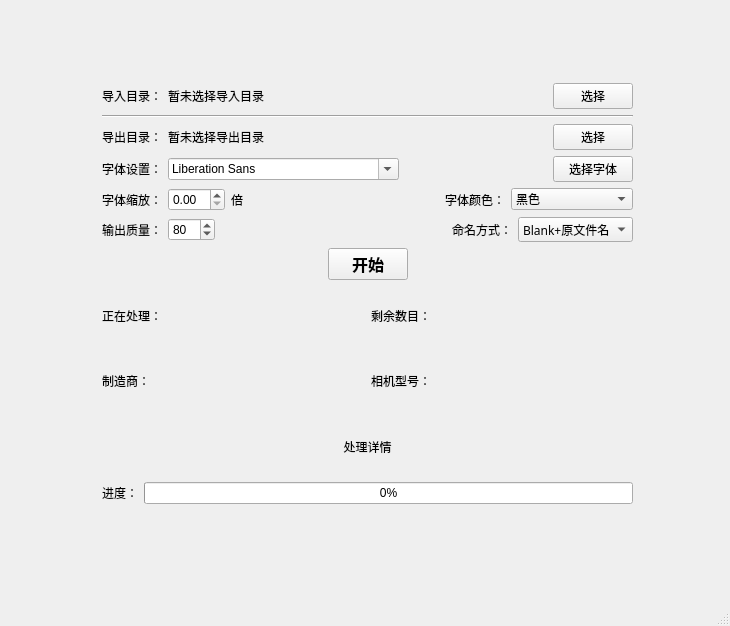
<?xml version="1.0" encoding="UTF-8"?>
<ui version="4.0">
 <class>mainWindow</class>
 <widget class="QMainWindow" name="mainWindow">
  <property name="geometry">
   <rect>
    <x>0</x>
    <y>0</y>
    <width>730</width>
    <height>626</height>
   </rect>
  </property>
  <property name="windowTitle">
   <string>Picframe</string>
  </property>
  <widget class="QWidget" name="centralwidget">
   <widget class="QWidget" name="">
    <property name="geometry">
     <rect>
      <x>102</x>
      <y>83</y>
      <width>531</width>
      <height>421</height>
     </rect>
    </property>
    <layout class="QVBoxLayout" name="verticalLayout">
     <item>
      <layout class="QHBoxLayout" name="horizontalLayout">
       <item>
        <widget class="QLabel" name="label">
         <property name="font">
          <font>
           <family>MiSans</family>
          </font>
         </property>
         <property name="text">
          <string>导入目录：</string>
         </property>
        </widget>
       </item>
       <item>
        <widget class="QLabel" name="Input_path">
         <property name="font">
          <font>
           <family>MiSans</family>
          </font>
         </property>
         <property name="text">
          <string>暂未选择导入目录</string>
         </property>
        </widget>
       </item>
       <item>
        <spacer name="horizontalSpacer">
         <property name="orientation">
          <enum>Qt::Horizontal</enum>
         </property>
         <property name="sizeHint" stdset="0">
          <size>
           <width>40</width>
           <height>20</height>
          </size>
         </property>
        </spacer>
       </item>
       <item>
        <widget class="QPushButton" name="Input_Button">
         <property name="font">
          <font>
           <family>MiSans</family>
          </font>
         </property>
         <property name="text">
          <string>选择</string>
         </property>
        </widget>
       </item>
      </layout>
     </item>
     <item>
      <widget class="Line" name="line">
       <property name="orientation">
        <enum>Qt::Horizontal</enum>
       </property>
      </widget>
     </item>
     <item>
      <layout class="QHBoxLayout" name="horizontalLayout_2">
       <item>
        <widget class="QLabel" name="label_2">
         <property name="font">
          <font>
           <family>MiSans</family>
          </font>
         </property>
         <property name="text">
          <string>导出目录：</string>
         </property>
        </widget>
       </item>
       <item>
        <widget class="QLabel" name="Output_path">
         <property name="text">
          <string>暂未选择导出目录</string>
         </property>
        </widget>
       </item>
       <item>
        <spacer name="horizontalSpacer_2">
         <property name="orientation">
          <enum>Qt::Horizontal</enum>
         </property>
         <property name="sizeHint" stdset="0">
          <size>
           <width>40</width>
           <height>20</height>
          </size>
         </property>
        </spacer>
       </item>
       <item>
        <widget class="QPushButton" name="Output_Button">
         <property name="font">
          <font>
           <family>MiSans</family>
          </font>
         </property>
         <property name="text">
          <string>选择</string>
         </property>
        </widget>
       </item>
      </layout>
     </item>
     <item>
      <layout class="QHBoxLayout" name="horizontalLayout_8">
       <item>
        <widget class="QLabel" name="label_4">
         <property name="text">
          <string>字体设置：</string>
         </property>
        </widget>
       </item>
       <item>
        <widget class="QFontComboBox" name="fontComboBox"/>
       </item>
       <item>
        <spacer name="horizontalSpacer_3">
         <property name="orientation">
          <enum>Qt::Horizontal</enum>
         </property>
         <property name="sizeHint" stdset="0">
          <size>
           <width>40</width>
           <height>20</height>
          </size>
         </property>
        </spacer>
       </item>
       <item>
        <widget class="QPushButton" name="pushButton">
         <property name="text">
          <string>选择字体</string>
         </property>
        </widget>
       </item>
      </layout>
     </item>
     <item>
      <layout class="QHBoxLayout" name="horizontalLayout_9">
       <item>
        <widget class="QLabel" name="label_7">
         <property name="text">
          <string>字体缩放：</string>
         </property>
        </widget>
       </item>
       <item>
        <widget class="QDoubleSpinBox" name="doubleSpinBox"/>
       </item>
       <item>
        <widget class="QLabel" name="label_9">
         <property name="text">
          <string>倍</string>
         </property>
        </widget>
       </item>
       <item>
        <spacer name="horizontalSpacer_4">
         <property name="orientation">
          <enum>Qt::Horizontal</enum>
         </property>
         <property name="sizeHint" stdset="0">
          <size>
           <width>40</width>
           <height>20</height>
          </size>
         </property>
        </spacer>
       </item>
       <item>
        <widget class="QLabel" name="label_13">
         <property name="text">
          <string>字体颜色：</string>
         </property>
        </widget>
       </item>
       <item>
        <widget class="QComboBox" name="comboBox">
         <item>
          <property name="text">
           <string>黑色</string>
          </property>
         </item>
         <item>
          <property name="text">
           <string>红色</string>
          </property>
         </item>
         <item>
          <property name="text">
           <string>暗夜紫(92,34,35)</string>
          </property>
         </item>
        </widget>
       </item>
      </layout>
     </item>
     <item>
      <layout class="QHBoxLayout" name="horizontalLayout_3">
       <item>
        <widget class="QLabel" name="label_5">
         <property name="font">
          <font>
           <family>MiSans</family>
          </font>
         </property>
         <property name="text">
          <string>输出质量：</string>
         </property>
        </widget>
       </item>
       <item>
        <widget class="QSpinBox" name="quality">
         <property name="minimum">
          <number>40</number>
         </property>
         <property name="maximum">
          <number>100</number>
         </property>
         <property name="singleStep">
          <number>10</number>
         </property>
         <property name="value">
          <number>80</number>
         </property>
        </widget>
       </item>
       <item>
        <spacer name="horizontalSpacer_5">
         <property name="orientation">
          <enum>Qt::Horizontal</enum>
         </property>
         <property name="sizeHint" stdset="0">
          <size>
           <width>40</width>
           <height>20</height>
          </size>
         </property>
        </spacer>
       </item>
       <item>
        <widget class="QLabel" name="label_11">
         <property name="font">
          <font>
           <family>MiSans</family>
          </font>
         </property>
         <property name="text">
          <string>命名方式：</string>
         </property>
        </widget>
       </item>
       <item>
        <widget class="QComboBox" name="renameBox">
         <property name="font">
          <font>
           <family>MiSans</family>
          </font>
         </property>
         <item>
          <property name="text">
           <string>Blank+原文件名</string>
          </property>
         </item>
         <item>
          <property name="text">
           <string>序列号</string>
          </property>
         </item>
        </widget>
       </item>
      </layout>
     </item>
     <item>
      <layout class="QHBoxLayout" name="horizontalLayout_4">
       <item>
        <spacer name="horizontalSpacer_6">
         <property name="orientation">
          <enum>Qt::Horizontal</enum>
         </property>
         <property name="sizeHint" stdset="0">
          <size>
           <width>40</width>
           <height>20</height>
          </size>
         </property>
        </spacer>
       </item>
       <item>
        <widget class="QPushButton" name="startButton">
         <property name="font">
          <font>
           <family>MiSans Demibold</family>
           <pointsize>12</pointsize>
           <bold>true</bold>
          </font>
         </property>
         <property name="layoutDirection">
          <enum>Qt::LeftToRight</enum>
         </property>
         <property name="text">
          <string>开始</string>
         </property>
        </widget>
       </item>
       <item>
        <spacer name="horizontalSpacer_7">
         <property name="orientation">
          <enum>Qt::Horizontal</enum>
         </property>
         <property name="sizeHint" stdset="0">
          <size>
           <width>40</width>
           <height>20</height>
          </size>
         </property>
        </spacer>
       </item>
      </layout>
     </item>
     <item>
      <layout class="QHBoxLayout" name="horizontalLayout_5">
       <property name="sizeConstraint">
        <enum>QLayout::SetDefaultConstraint</enum>
       </property>
       <item>
        <widget class="QLabel" name="label_6">
         <property name="font">
          <font>
           <family>MiSans</family>
          </font>
         </property>
         <property name="layoutDirection">
          <enum>Qt::LeftToRight</enum>
         </property>
         <property name="text">
          <string>正在处理：</string>
         </property>
        </widget>
       </item>
       <item>
        <widget class="QLabel" name="filename">
         <property name="font">
          <font>
           <family>MiSans</family>
          </font>
         </property>
         <property name="text">
          <string> </string>
         </property>
        </widget>
       </item>
       <item>
        <widget class="QLabel" name="label_12">
         <property name="font">
          <font>
           <family>MiSans</family>
          </font>
         </property>
         <property name="text">
          <string>剩余数目：</string>
         </property>
        </widget>
       </item>
       <item>
        <widget class="QLabel" name="remain_num">
         <property name="font">
          <font>
           <family>MiSans</family>
          </font>
         </property>
         <property name="text">
          <string> </string>
         </property>
        </widget>
       </item>
      </layout>
     </item>
     <item>
      <layout class="QHBoxLayout" name="horizontalLayout_6">
       <item>
        <widget class="QLabel" name="label_8">
         <property name="font">
          <font>
           <family>MiSans</family>
          </font>
         </property>
         <property name="text">
          <string>制造商：</string>
         </property>
        </widget>
       </item>
       <item>
        <widget class="QLabel" name="make">
         <property name="font">
          <font>
           <family>MiSans</family>
          </font>
         </property>
         <property name="text">
          <string> </string>
         </property>
        </widget>
       </item>
       <item>
        <widget class="QLabel" name="label_10">
         <property name="font">
          <font>
           <family>MiSans</family>
          </font>
         </property>
         <property name="text">
          <string>相机型号：</string>
         </property>
        </widget>
       </item>
       <item>
        <widget class="QLabel" name="model">
         <property name="font">
          <font>
           <family>MiSans</family>
          </font>
         </property>
         <property name="text">
          <string> </string>
         </property>
        </widget>
       </item>
      </layout>
     </item>
     <item>
      <widget class="QLabel" name="detail_label">
       <property name="layoutDirection">
        <enum>Qt::LeftToRight</enum>
       </property>
       <property name="text">
        <string>处理详情</string>
       </property>
       <property name="alignment">
        <set>Qt::AlignCenter</set>
       </property>
      </widget>
     </item>
     <item>
      <layout class="QHBoxLayout" name="horizontalLayout_7">
       <item>
        <widget class="QLabel" name="label_3">
         <property name="text">
          <string>进度：</string>
         </property>
        </widget>
       </item>
       <item>
        <widget class="QProgressBar" name="progressBar">
         <property name="value">
          <number>0</number>
         </property>
        </widget>
       </item>
      </layout>
     </item>
    </layout>
   </widget>
  </widget>
  <widget class="QStatusBar" name="statusbar"/>
 </widget>
 <resources/>
 <connections/>
</ui>
